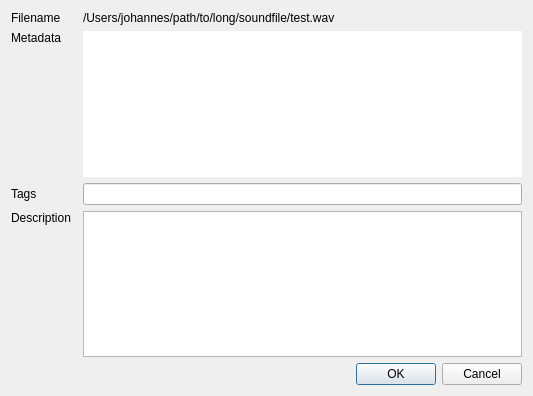
<?xml version="1.0" encoding="UTF-8"?>
<ui version="4.0">
 <class>Dialog</class>
 <widget class="QDialog" name="Dialog">
  <property name="geometry">
   <rect>
    <x>0</x>
    <y>0</y>
    <width>533</width>
    <height>396</height>
   </rect>
  </property>
  <property name="windowTitle">
   <string>Dialog</string>
  </property>
  <layout class="QGridLayout" name="gridLayout">
   <item row="5" column="2">
    <widget class="QDialogButtonBox" name="buttonBox">
     <property name="orientation">
      <enum>Qt::Horizontal</enum>
     </property>
     <property name="standardButtons">
      <set>QDialogButtonBox::Cancel|QDialogButtonBox::Ok</set>
     </property>
    </widget>
   </item>
   <item row="2" column="2">
    <widget class="QLineEdit" name="lineEditTags"/>
   </item>
   <item row="3" column="2">
    <widget class="QPlainTextEdit" name="textEditDescription"/>
   </item>
   <item row="2" column="0">
    <widget class="QLabel" name="label">
     <property name="text">
      <string>Tags</string>
     </property>
    </widget>
   </item>
   <item row="3" column="0">
    <widget class="QLabel" name="label_2">
     <property name="text">
      <string>Description</string>
     </property>
     <property name="alignment">
      <set>Qt::AlignLeading|Qt::AlignLeft|Qt::AlignTop</set>
     </property>
    </widget>
   </item>
   <item row="0" column="0" colspan="2">
    <widget class="QLabel" name="label_3">
     <property name="frameShape">
      <enum>QFrame::NoFrame</enum>
     </property>
     <property name="text">
      <string>Filename</string>
     </property>
     <property name="textFormat">
      <enum>Qt::PlainText</enum>
     </property>
    </widget>
   </item>
   <item row="0" column="2">
    <widget class="QLabel" name="label_5">
     <property name="text">
      <string>/Users/johannes/path/to/long/soundfile/test.wav</string>
     </property>
    </widget>
   </item>
   <item row="1" column="2">
    <widget class="QPlainTextEdit" name="textEditMeta">
     <property name="frameShape">
      <enum>QFrame::NoFrame</enum>
     </property>
     <property name="readOnly">
      <bool>true</bool>
     </property>
    </widget>
   </item>
   <item row="1" column="0">
    <widget class="QLabel" name="label_4">
     <property name="text">
      <string>Metadata</string>
     </property>
     <property name="alignment">
      <set>Qt::AlignLeading|Qt::AlignLeft|Qt::AlignTop</set>
     </property>
    </widget>
   </item>
  </layout>
 </widget>
 <resources/>
 <connections>
  <connection>
   <sender>buttonBox</sender>
   <signal>accepted()</signal>
   <receiver>Dialog</receiver>
   <slot>accept()</slot>
   <hints>
    <hint type="sourcelabel">
     <x>248</x>
     <y>254</y>
    </hint>
    <hint type="destinationlabel">
     <x>157</x>
     <y>274</y>
    </hint>
   </hints>
  </connection>
  <connection>
   <sender>buttonBox</sender>
   <signal>rejected()</signal>
   <receiver>Dialog</receiver>
   <slot>reject()</slot>
   <hints>
    <hint type="sourcelabel">
     <x>316</x>
     <y>260</y>
    </hint>
    <hint type="destinationlabel">
     <x>286</x>
     <y>274</y>
    </hint>
   </hints>
  </connection>
 </connections>
</ui>
